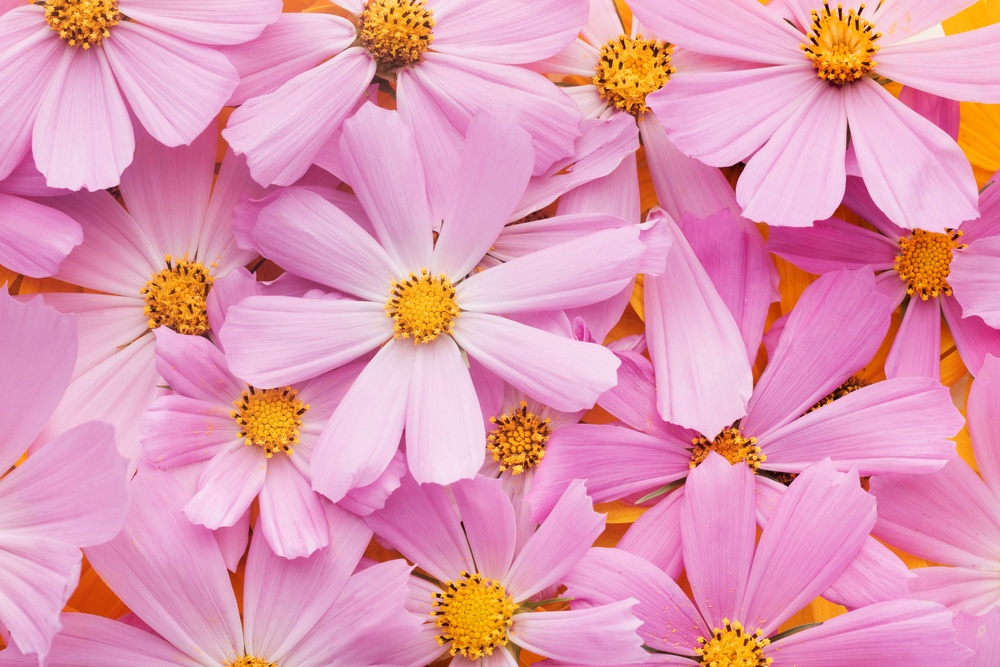
#> input picture fl.jpg, 1000 x 667 px, shrunk from 5439 x 3626 before the run
$ python colordetection.py
#> lines starting #> are read from the running program, lines starting #| are printed output that depends on the picture
import cv2
import numpy as np
from sklearn.cluster import KMeans
import matplotlib.pyplot as plt

def find_dominant_color(image_path, k=3):
#> called with image_path = './fl.jpg', k = 3
    image = cv2.imread(image_path)
#> image is the input picture: shape (667, 1000, 3); mean B, G, R 179.2, 153, 225
    if image is None:
        print("❌ Error: Image not found!")
        return

    image = cv2.cvtColor(image, cv2.COLOR_BGR2RGB)
    pixels = image.reshape((-1, 3))

    kmeans = KMeans(n_clusters=k)
    kmeans.fit(pixels)

    colors = kmeans.cluster_centers_
    labels = kmeans.labels_

    unique_labels, counts = np.unique(labels, return_counts=True)
    dominant_color_index = np.argmax(counts)
    dominant_color = colors[dominant_color_index].astype(int)

    print(f"🎨 Dominant Color (RGB): {dominant_color}")


    fig, (ax1, ax2) = plt.subplots(1, 2, figsize=(12, 6))


    ax1.imshow(image)
    ax1.axis('off')
    ax1.set_title('Original Image')


    ax2.pie(counts, labels=[f'Color {i+1}' for i in range(k)],
            colors=np.array(colors/255), autopct='%1.1f%%')
    ax2.set_title("Color Distribution")

    plt.tight_layout()
    plt.show()
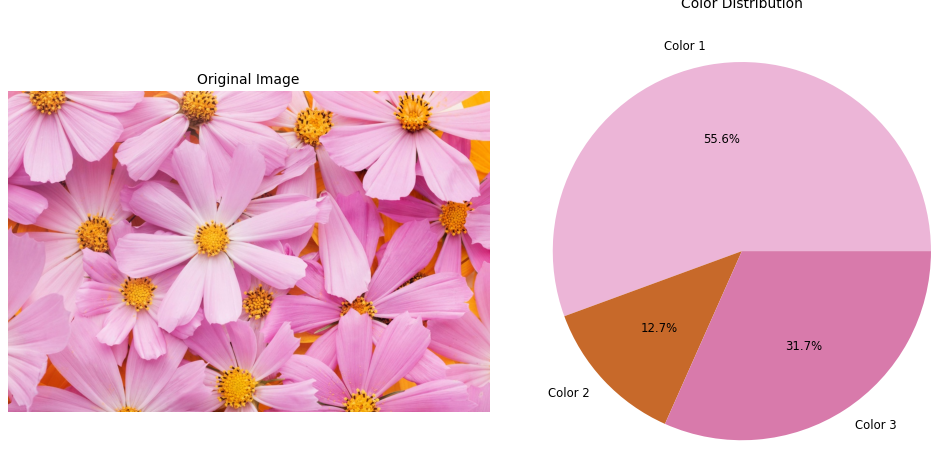
#> figure drawn by matplotlib, 2 panels

if __name__ == "__main__":
    find_dominant_color('./fl.jpg', k=3)

$ run again, with clr.png saved as fl.jpg
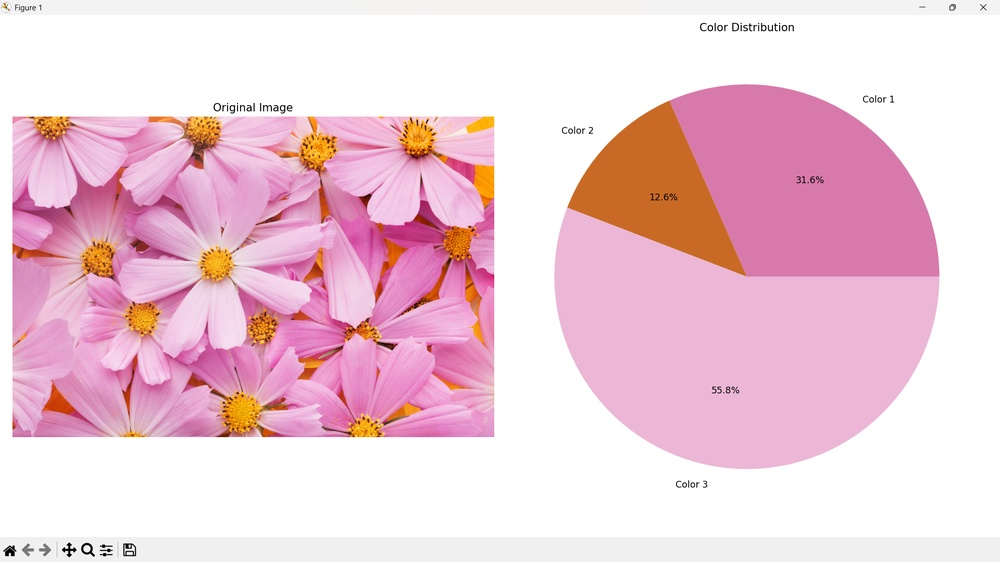
#> input picture clr.png, 1000 x 562 px, shrunk from 1920 x 1080 before the run
#> in find_dominant_color, image is the input picture: shape (562, 1000, 3); mean B, G, R 216.6, 204.2, 238.8
#> in find_dominant_color, `plt.show()`:
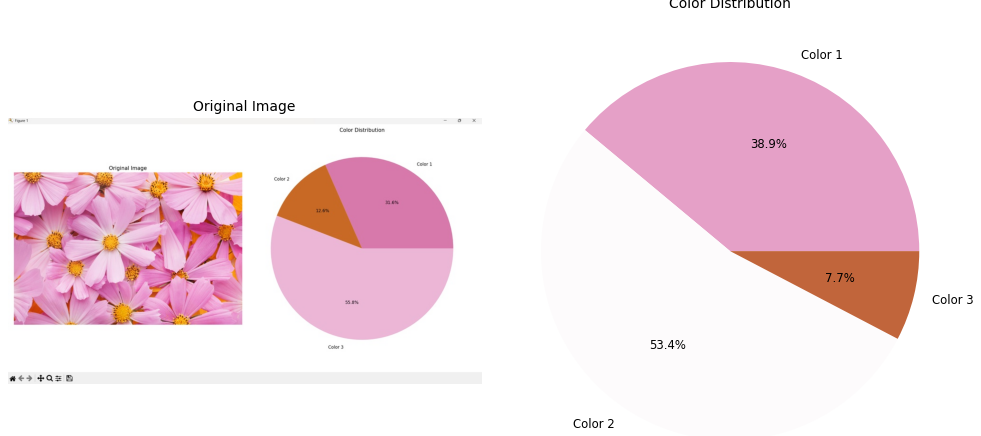
#> figure drawn by matplotlib, 2 panels
